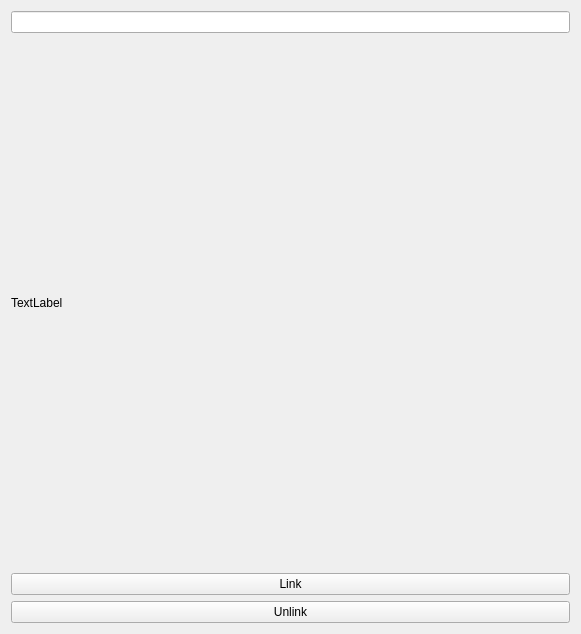
<?xml version="1.0" encoding="UTF-8"?>
<ui version="4.0">
 <class>Widget</class>
 <widget class="QWidget" name="Widget">
  <property name="geometry">
   <rect>
    <x>0</x>
    <y>0</y>
    <width>581</width>
    <height>634</height>
   </rect>
  </property>
  <property name="windowTitle">
   <string>Widget</string>
  </property>
  <layout class="QVBoxLayout" name="verticalLayout">
   <item>
    <widget class="QLineEdit" name="lineEdit"/>
   </item>
   <item>
    <widget class="QLabel" name="label">
     <property name="text">
      <string>TextLabel</string>
     </property>
    </widget>
   </item>
   <item>
    <widget class="QPushButton" name="LinkButton">
     <property name="text">
      <string>Link</string>
     </property>
    </widget>
   </item>
   <item>
    <widget class="QPushButton" name="UnlinkButton">
     <property name="text">
      <string>Unlink</string>
     </property>
    </widget>
   </item>
  </layout>
 </widget>
 <resources/>
 <connections/>
</ui>
